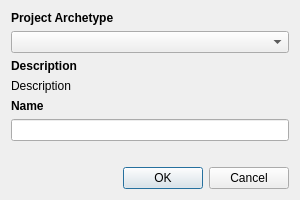
<?xml version="1.0" encoding="UTF-8"?>
<ui version="4.0">
 <class>Dialog</class>
 <widget class="QDialog" name="Dialog">
  <property name="geometry">
   <rect>
    <x>0</x>
    <y>0</y>
    <width>300</width>
    <height>200</height>
   </rect>
  </property>
  <property name="windowTitle">
   <string>New project</string>
  </property>
  <layout class="QVBoxLayout" name="verticalLayout">
   <item>
    <widget class="QLabel" name="project_label">
     <property name="font">
      <font>
       <weight>75</weight>
       <bold>true</bold>
      </font>
     </property>
     <property name="text">
      <string>Project Archetype</string>
     </property>
    </widget>
   </item>
   <item>
    <widget class="QComboBox" name="archetypes"/>
   </item>
   <item>
    <widget class="QLabel" name="description_label">
     <property name="font">
      <font>
       <weight>75</weight>
       <bold>true</bold>
      </font>
     </property>
     <property name="text">
      <string>Description</string>
     </property>
    </widget>
   </item>
   <item>
    <widget class="QLabel" name="archetype_description">
     <property name="font">
      <font>
       <weight>50</weight>
       <italic>false</italic>
       <bold>false</bold>
       <underline>false</underline>
       <strikeout>false</strikeout>
      </font>
     </property>
     <property name="text">
      <string>Description</string>
     </property>
    </widget>
   </item>
   <item>
    <widget class="QLabel" name="name_label">
     <property name="font">
      <font>
       <weight>75</weight>
       <bold>true</bold>
      </font>
     </property>
     <property name="text">
      <string>Name</string>
     </property>
    </widget>
   </item>
   <item>
    <widget class="QLineEdit" name="name"/>
   </item>
   <item>
    <spacer name="verticalSpacer">
     <property name="orientation">
      <enum>Qt::Vertical</enum>
     </property>
     <property name="sizeHint" stdset="0">
      <size>
       <width>20</width>
       <height>40</height>
      </size>
     </property>
    </spacer>
   </item>
   <item>
    <widget class="QDialogButtonBox" name="buttonBox">
     <property name="orientation">
      <enum>Qt::Horizontal</enum>
     </property>
     <property name="standardButtons">
      <set>QDialogButtonBox::Cancel|QDialogButtonBox::Ok</set>
     </property>
    </widget>
   </item>
  </layout>
 </widget>
 <resources/>
 <connections>
  <connection>
   <sender>buttonBox</sender>
   <signal>accepted()</signal>
   <receiver>Dialog</receiver>
   <slot>accept()</slot>
   <hints>
    <hint type="sourcelabel">
     <x>248</x>
     <y>254</y>
    </hint>
    <hint type="destinationlabel">
     <x>157</x>
     <y>274</y>
    </hint>
   </hints>
  </connection>
  <connection>
   <sender>buttonBox</sender>
   <signal>rejected()</signal>
   <receiver>Dialog</receiver>
   <slot>reject()</slot>
   <hints>
    <hint type="sourcelabel">
     <x>316</x>
     <y>260</y>
    </hint>
    <hint type="destinationlabel">
     <x>286</x>
     <y>274</y>
    </hint>
   </hints>
  </connection>
 </connections>
</ui>
